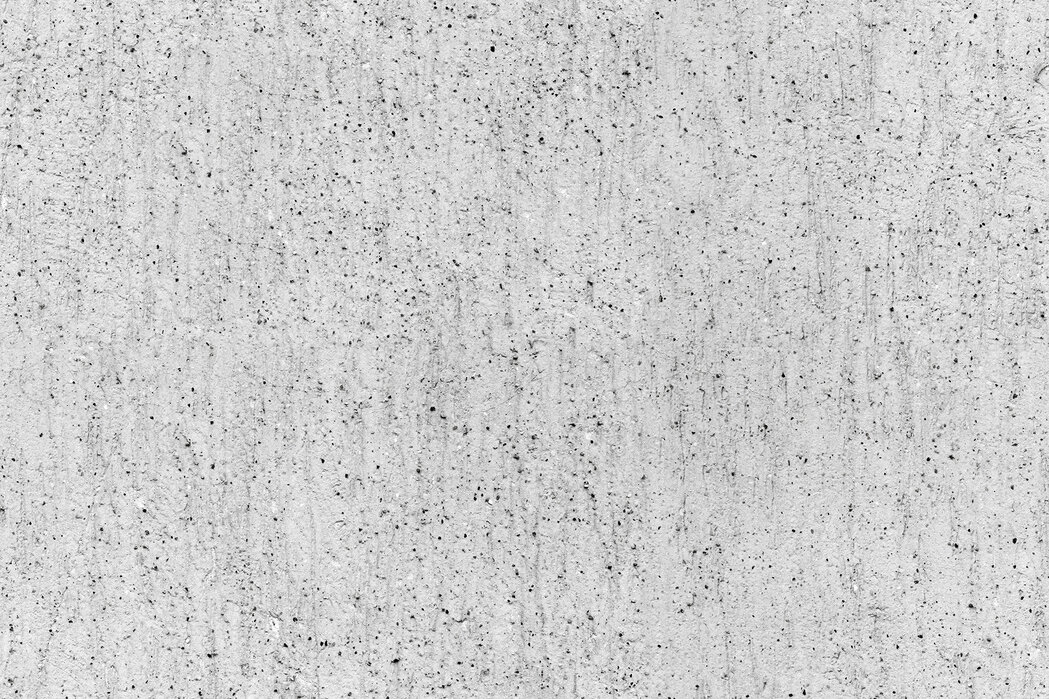
#> input picture Python/Teksture_1_concrete/concrete-texture.jpg, 1049 x 699 px, found by its file name; the run also reads 1 picture not shown here
$ python Lab_3_1.py
#> lines starting #> are read from the running program, lines starting #| are printed output that depends on the picture

from PIL import Image
import numpy as np
from skimage import io, feature
import os
import csv


path_concrete = r"C:\Users\33kon\PycharmProjects\study-python\Python\Teksture_1_concrete\concrete-texture.jpg"
path_concrete_direction = r"C:\Users\33kon\PycharmProjects\study-python\Python\Teksture_1_concrete\samples/"
path_wood = r"C:\Users\33kon\PycharmProjects\study-python\Python\Teksture_2_oak_wood\teksture_wood.png"
path_wood_direction = r"C:\Users\33kon\PycharmProjects\study-python\Python\Teksture_2_oak_wood\samples/"
path_brick = r"C:\Users\33kon\PycharmProjects\study-python\Python\Teksture_3_brick\brick_teksture.jpg"
path_brick_direction = r"C:\Users\33kon\PycharmProjects\study-python\Python\Teksture_3_brick\samples/"


def crop_image(width_cut, height_cut):

#> called with width_cut = 128, height_cut = 128
    img_concrete = Image.open(path_concrete)
#> img_concrete is the input picture: PIL image 1049x699 RGB; mean R, G, B 205.2, 205.2, 205.2
    img_wood = Image.open(path_wood)
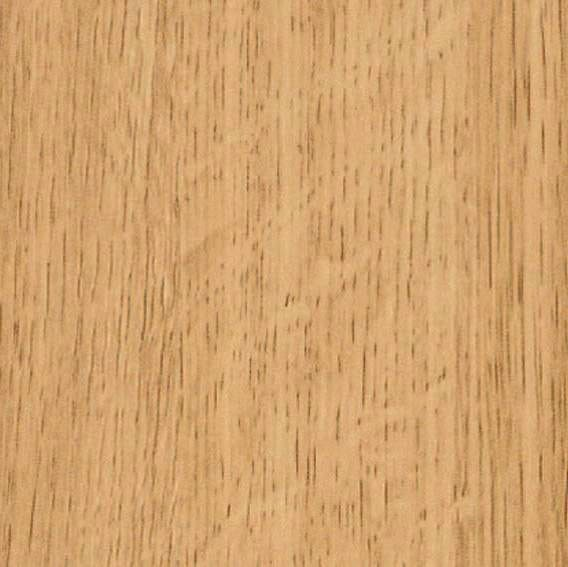
#> input picture Python/Teksture_2_oak_wood/teksture_wood.png, 568 x 567 px, found by its file name
#> img_wood is the input picture: PIL image 568x567 RGB; mean R, G, B 210.3, 163, 110.1
    img_brick = Image.open(path_brick)
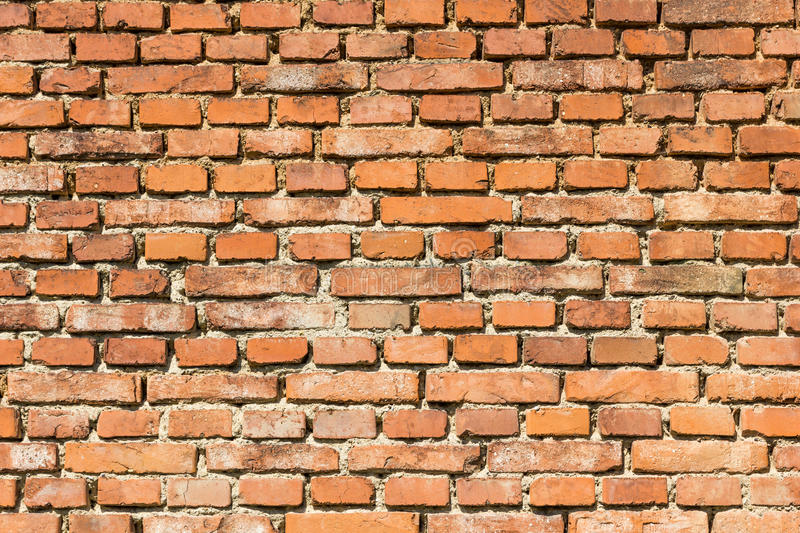
#> input picture Python/Teksture_3_brick/brick_teksture.jpg, 800 x 533 px, found by its file name
#> img_brick is the input picture: PIL image 800x533 RGB; mean R, G, B 188.8, 135.2, 94.6

    width, height = img_concrete.size
#> width = 1049; height = 699

    # oblicz liczbę próbek w poziomie i w pionie
    num_samples_x = width // width_cut
#> num_samples_x = 8
    num_samples_y = height // height_cut
#> num_samples_y = 5

    i_c = 0

    # przejdź przez wszystkie próbki i wytnij je
    for y in range(num_samples_y):
        for x in range(num_samples_x):
            # wytnij próbkę o wymiarach 128x128 pikseli
            left = x * width_cut
            upper = y * height_cut
            right = left + width_cut
            lower = upper + height_cut
            sample = img_concrete.crop((left, upper, right, lower))

            # Przekształć obraz do skali szarości
            sample = sample.convert('L')

            # Zmień głębię jasności na 5 bitów (64 poziomy)
            bit_depth = 64
            sample = sample.point(lambda x: int(x * (bit_depth - 1) / 255))  # konwersja wartości pikseli z 0-255 na 0-63

            # zapisz próbkę do pliku
            filename = f'concrete_sample_{i_c}.png'
            sample.save(path_concrete_direction+filename)
            i_c = i_c+1
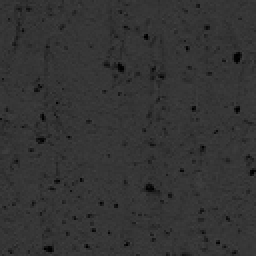
#> sample: PIL image 128x128 L (shown 2 times larger); min 0, max 63, mean 51.6
#> after the loop, i_c = 40
    width, height = img_wood.size
#> width = 568; height = 567

    # oblicz liczbę próbek w poziomie i w pionie
    num_samples_x = width // width_cut
#> num_samples_x = 4
    num_samples_y = height // height_cut
#> num_samples_y = 4


    i_w = 0
    # przejdź przez wszystkie próbki i wytnij je
    for y in range(num_samples_y):
        for x in range(num_samples_x):
            # wytnij próbkę o wymiarach 128x128 pikseli
            left = x * width_cut
            upper = y * height_cut
            right = left + width_cut
            lower = upper + height_cut
            sample = img_wood.crop((left, upper, right, lower))

            # Przekształć obraz do skali szarości
            sample = sample.convert('L')

            # Zmień głębię jasności na 5 bitów (64 poziomy)
            bit_depth = 64
            sample = sample.point(lambda x: int(x * (bit_depth - 1) / 255))  # konwersja wartości pikseli z 0-255 na 0-63

            # zapisz próbkę do pliku
            filename = f'wood_sample_{i_w}.png'
            sample.save(path_wood_direction + filename)
            i_w = i_w + 1
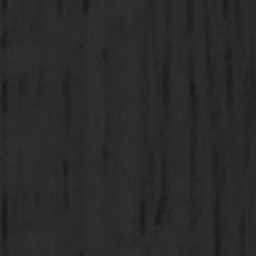
#> sample: PIL image 128x128 L (shown 2 times larger); min 24, max 49, mean 41.8
#> after the loop, i_w = 16
    width, height = img_brick.size
#> width = 800; height = 533

    # oblicz liczbę próbek w poziomie i w pionie
    num_samples_x = width // width_cut
#> num_samples_x = 6
    num_samples_y = height // height_cut

    i_b = 0
    # przejdź przez wszystkie próbki i wytnij je
    for y in range(num_samples_y):
        for x in range(num_samples_x):
            # wytnij próbkę o wymiarach 128x128 pikseli
            left = x * width_cut
            upper = y * height_cut
            right = left + width_cut
            lower = upper + height_cut
            sample = img_brick.crop((left, upper, right, lower))

            # Przekształć obraz do skali szarości
            sample = sample.convert('L')

            # Zmień głębię jasności na 5 bitów (64 poziomy)
            bit_depth = 64
            sample = sample.point(lambda x: int(x * (bit_depth - 1) / 255))  # konwersja wartości pikseli z 0-255 na 0-63

            # zapisz próbkę do pliku
            filename = f'brick_sample_{i_b}.png'
            sample.save(path_brick_direction + filename)
            i_b = i_b + 1
#> this loop made 4 passes
#> pass 1, in crop_image, `sample.save(path_brick_direction + filename)`:
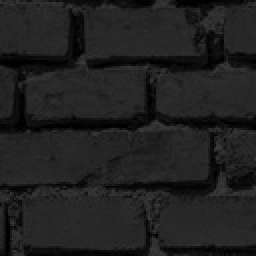
#> saved as brick_sample_1.png: PIL image 128x128 L (shown 2 times larger); min 0, max 60, mean 32.4
#> pass 1, in crop_image, `sample.save(path_brick_direction + filename)`:
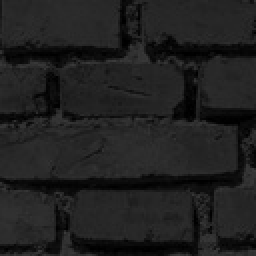
#> saved as brick_sample_3.png: PIL image 128x128 L (shown 2 times larger); min 0, max 59, mean 32.3
#> after the loop:
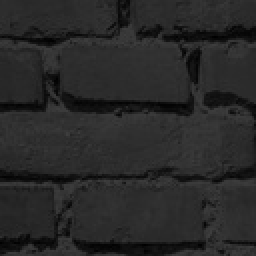
#> sample: PIL image 128x128 L (shown 2 times larger); min 0, max 62, mean 40.7
#> after the loop, i_b = 24
    return 0

crop_image(128, 128)


extensions = (".jpg", ".jpeg", ".png")
file_list = [file for file in os.listdir(path_concrete_direction) if file.endswith(extensions)]


with open(r"C:\Users\33kon\PycharmProjects\study-python\Python\Teksture_1_concrete\concretecsv.csv", mode='w', newline='') as plik_csv:
    writer = csv.writer(plik_csv)

    # zapisz nagłówki
    writer.writerow(['Odleglosc', 'Kierunek','Kategoria', 'dissimilarity', 'correlation', 'contrast', 'energy', 'homogeneity', 'ASM'])

    for file_name in file_list:
        file_path = os.path.join(path_concrete_direction, file_name)
        concrete_sample = io.imread(file_path, as_gray=True)

        # Określ odległości i kierunki GLCM
        distances = [1, 3, 5]
        angles = [0, np.pi/4, np.pi/2, 3*np.pi/4]

        glcm = {}
        for d in distances:
            for a in angles:
                glcm[(d, a)] = feature.graycomatrix(concrete_sample, distances=[d], angles=[a])
#> after the loop, glcm = 12 items


        features = {}

        for key in glcm:
            d, a = key
            features[key] = {"category": 'concrete',
                             "dissimilarity": feature.graycoprops(glcm[key], 'dissimilarity')[0][0],
                             "correlation": feature.graycoprops(glcm[key], 'correlation')[0][0],
                             "contrast": feature.graycoprops(glcm[key], 'contrast')[0][0],
                             "energy": feature.graycoprops(glcm[key], 'energy')[0][0],
                             "homogeneity": feature.graycoprops(glcm[key], 'homogeneity')[0][0],
                             "ASM": feature.graycoprops(glcm[key], 'ASM')[0][0]}
#> this loop made 12 passes
#> (d, a) on passes 1 to 12: (1, 0), (1, 0.785), (1, 1.57), (1, 2.36), (3, 0), (3, 0.785), (3, 1.57), (3, 2.36), (5, 0), (5, 0.785), (5, 1.57), (5, 2.36)
#> after the loop, features = 12 items

        wiersz = []

        for key in features:
            #print("Odległość: {}, Kierunek: {}".format(key[0], key[1]))
            wiersz.append(key[0])
            wiersz.append(key[1])
            for k in features[key]:
                #print("{}: {}".format(k, features[key][k]))
                wiersz.append(features[key][k])
            writer.writerow(wiersz)
            wiersz.clear()
#> this loop made 12 passes
#> after the loop, wiersz = []


file_list = [file for file in os.listdir(path_wood_direction) if file.endswith(extensions)]

with open(r"C:\Users\33kon\PycharmProjects\study-python\Python\Teksture_2_oak_wood\woodcsv.csv", mode='w', newline='') as plik_csv:
    writer = csv.writer(plik_csv)

    # zapisz nagłówki
    writer.writerow(['Odleglosc', 'Kierunek','Kategoria', 'dissimilarity', 'correlation', 'contrast', 'energy', 'homogeneity', 'ASM'])

    for file_name in file_list:
        file_path = os.path.join(path_wood_direction, file_name)
        wood_sample = io.imread(file_path, as_gray=True)

        # Określ odległości i kierunki GLCM
        distances = [1, 3, 5]
        angles = [0, np.pi/4, np.pi/2, 3*np.pi/4]

        glcm = {}
        for d in distances:
            for a in angles:
                glcm[(d, a)] = feature.graycomatrix(wood_sample, distances=[d], angles=[a])


        features = {}

        for key in glcm:
            d, a = key
            features[key] = {"category": 'wood',
                             "dissimilarity": feature.graycoprops(glcm[key], 'dissimilarity')[0][0],
                             "correlation": feature.graycoprops(glcm[key], 'correlation')[0][0],
                             "contrast": feature.graycoprops(glcm[key], 'contrast')[0][0],
                             "energy": feature.graycoprops(glcm[key], 'energy')[0][0],
                             "homogeneity": feature.graycoprops(glcm[key], 'homogeneity')[0][0],
                             "ASM": feature.graycoprops(glcm[key], 'ASM')[0][0]}

        wiersz = []

        for key in features:
            #print("Odległość: {}, Kierunek: {}".format(key[0], key[1]))
            wiersz.append(key[0])
            wiersz.append(key[1])
            for k in features[key]:
                #print("{}: {}".format(k, features[key][k]))
                wiersz.append(features[key][k])
            writer.writerow(wiersz)
            wiersz.clear()


file_list = [file for file in os.listdir(path_brick_direction) if file.endswith(extensions)]

with open(r"C:\Users\33kon\PycharmProjects\study-python\Python\Teksture_3_brick\brickcsv.csv", mode='w', newline='') as plik_csv:
    writer = csv.writer(plik_csv)

    # zapisz nagłówki
    writer.writerow(['Odleglosc', 'Kierunek','Kategoria', 'dissimilarity', 'correlation', 'contrast', 'energy', 'homogeneity', 'ASM'])

    for file_name in file_list:
        file_path = os.path.join(path_brick_direction, file_name)
        brick_sample = io.imread(file_path, as_gray=True)

        # Określ odległości i kierunki GLCM
        distances = [1, 3, 5]
        angles = [0, np.pi/4, np.pi/2, 3*np.pi/4]

        glcm = {}
        for d in distances:
            for a in angles:
                glcm[(d, a)] = feature.graycomatrix(brick_sample, distances=[d], angles=[a])


        features = {}

        for key in glcm:
            d, a = key
            features[key] = {"category": 'brick',
                             "dissimilarity": feature.graycoprops(glcm[key], 'dissimilarity')[0][0],
                             "correlation": feature.graycoprops(glcm[key], 'correlation')[0][0],
                             "contrast": feature.graycoprops(glcm[key], 'contrast')[0][0],
                             "energy": feature.graycoprops(glcm[key], 'energy')[0][0],
                             "homogeneity": feature.graycoprops(glcm[key], 'homogeneity')[0][0],
                             "ASM": feature.graycoprops(glcm[key], 'ASM')[0][0]}

        wiersz = []

        for key in features:
            #print("Odległość: {}, Kierunek: {}".format(key[0], key[1]))
            wiersz.append(key[0])
            wiersz.append(key[1])
            for k in features[key]:
                #print("{}: {}".format(k, features[key][k]))
                wiersz.append(features[key][k])
            writer.writerow(wiersz)
            wiersz.clear()
